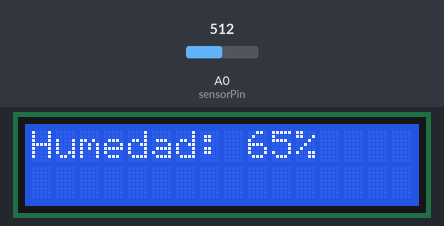
The sketch below on a simulated Arduino Uno, built with avr-gcc and run on an emulated ATmega328P. Shown: 16×2 character LCD. Inputs (shaded band) come from the test bench; at power-on: A0 (sensorPin) = 512. What the sketch prints to the serial monitor is not drawn.

Above: at 1.6 s.
At 2.7 s:
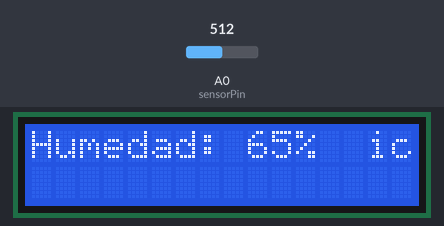
2.8 s: A0 (sensorPin) set to 612
At 4.4 s:
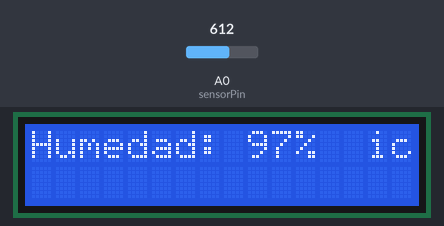
5.0 s: A0 (sensorPin) set to 630
At 7.2 s:
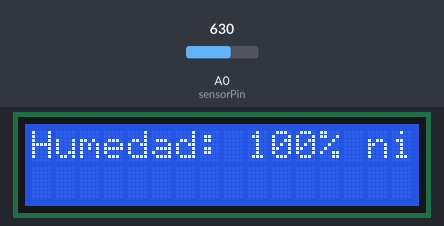
8.0 s: A0 (sensorPin) set to 306
At 10.0 s:
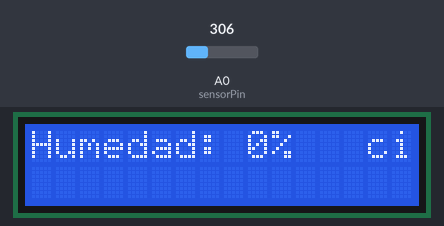
Timing chart, 0 to 11.5 s (numbered marks = the images above; inputs shaded):
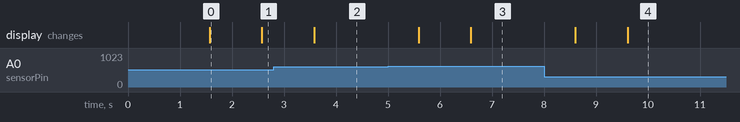

Measured:
- the behaviour switches between 619 and 620 on A0 (sensorPin) (found by bisection; images 2 and 3)
- after the input at 2.8 s, the display: changes after 0.78 s (image 2)
- after the input at 5.0 s, the display: first changes after 0.59 s (image 3 shows a later state)
- after the input at 8.0 s, the display: first changes after 0.60 s (image 4 shows a later state)
- what the display in image 0 shows lasts 1.0 s, from 1.6 s to 2.6 s

The sketch:

1.0.2-Pantalla.ino
```cpp
#include <LiquidCrystal.h> // Librería pantalla LCD
LiquidCrystal lcd(12, 11, 5, 4, 3, 2);  // pines pantalla (RS, E, D4, D5, D6, D7)

const int sensorPin = A0;     //Pin
const int valorSeco = 310;    // Tierra seca
const int valorHumedo = 620;  // Sensor en agua

void setup() {
  Serial.begin(9600);
  lcd.begin(16, 2); // Tamaño pantalla
  lcd.print("Iniciando...");
  delay(1500);
  lcd.clear();
}

void loop() {
  int lectura = analogRead(sensorPin);
  int porcentaje = map(lectura, valorSeco, valorHumedo, 0, 100); //Pasamos a porcentaje

  porcentaje = constrain(porcentaje, 0, 100); //Controlamos que no sea más de 100
  lcd.print("Iniciando...");
  //Muestra mensajes por terminal
  Serial.print("Humedad: ");
  Serial.print(porcentaje);
  Serial.println("%");

  //Muestra mensajes por pantalla
  lcd.setCursor(0, 0);      // Columna 0, fila 0 (primera línea)
  lcd.print("Humedad:      "); // Los espacios en blanco borran texto viejo más largo
  lcd.setCursor(9, 0);      // Nos movemos a la posición donde va el número
  lcd.print(porcentaje);
  lcd.print("%");

  delay(1000);
}
```
